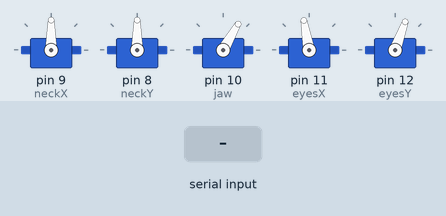
Bench run of a sketch on a simulated Arduino Uno, built with avr-gcc and run on an emulated ATmega328P. Parts: 5 × servo. The inputs (shaded band) are chosen by the test bench.

Above: at 1.2 s.
1.3 s: "x90\n" received over Serial
At 2.5 s:
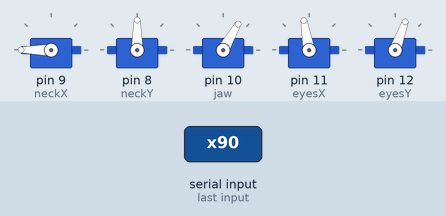
2.8 s: "z90\n" received over Serial
At 3.6 s:
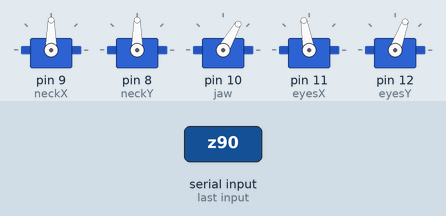
Timing chart, 0 to 5.8 s (numbered marks = the images above; inputs shaded):
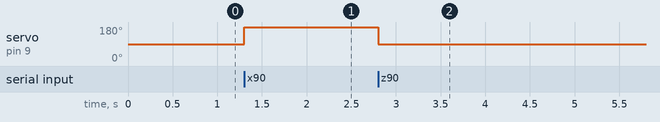

Measured:
- after the input at 1.3 s, servo on pin 9 (neckX): 90° → 180° at once
- after the input at 2.8 s, servo on pin 9 (neckX): 180° → 90° at once

The sketch:

move_motor.ino
```cpp
#include <Servo.h>

Servo neckX;
Servo neckY;
Servo jaw;
Servo eyesX;
Servo eyesY;
char input[10];
int index = 0;
int value;
int start = 0;
char axis;

void setup() {
  Serial.begin(9600);
  neckX.attach(9);
  neckY.attach(8);
  jaw.attach(10);
  eyesX.attach(11);
  eyesY.attach(12);
  neckX.write(90);
  neckY.write(90);
  jaw.write(60);
  eyesX.write(100);
  eyesY.write(70);
}

void moveServoTo(int angle, char axis) {
  int last_pos;
  int pos;
  float t = (abs(angle) * 0.15 / 60) + 0.1;

  if (pos > 180 || pos < 0)
    return;
  if (axis == 'z') {
    neckX.write(90);
    neckY.write(90);
    jaw.write(60);
    eyesX.write(100);
    eyesY.write(70);
  }

  else if (axis == 'x') {
    last_pos = neckX.read();
    pos = last_pos + angle;
    if (pos > 180 || pos < 0)
      return;
    neckX.write(pos);
  }

  else if (axis == 'y') {
    last_pos = neckY.read();
    pos = last_pos + angle;
    if (pos > 140 || pos < 20)
      return;
    neckY.write(pos);
  }

  else if (axis == 'j') {
    last_pos = jaw.read();
    pos = last_pos + angle;
    if (pos > 130 || pos < 60)
      return;
    jaw.write(pos);
    return;
  }

  else if (axis == 'a') {
    if (angle == 0) {
      eyesX.write(115);
    } else if (angle == 1) {
      eyesX.write(85);
    }
    t = 0.1;
  }

  else if (axis == 'b') {
    last_pos = eyesY.read();
    pos = last_pos + angle;
    if (pos > 150 || pos < 20)
      return;
    eyesY.write(pos);
  }

  else if (axis == 'r') {
    eyesX.write(100);
    eyesY.write(70);
    t = 0.1;
  }
  //delay(t * 1000);
}

void loop() {
  char c;

  if (Serial.available()) {
    c = Serial.read();
    if (start == 0) {
      axis = c;
      start++;
      return;
    } if (c != '\n') {
      input[index++] = c;
    } else {
      input[index] = 0;
      index = 0;
      start = 0;
      value = atoi(input);
      //Serial.println(axis);
      //Serial.println(value);
      moveServoTo(value, axis);
    }
  }
}
```
